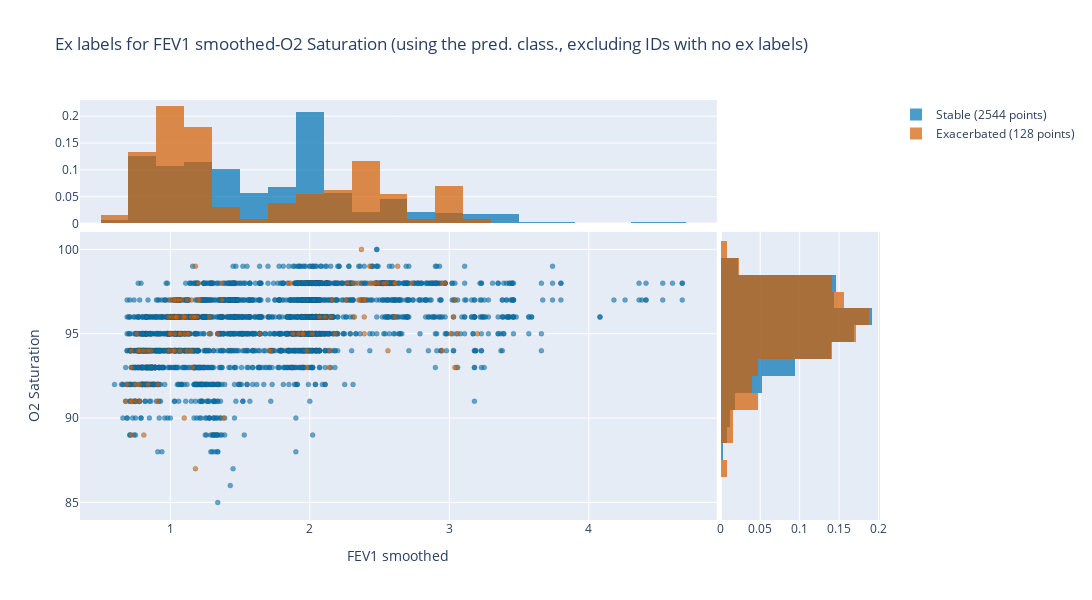
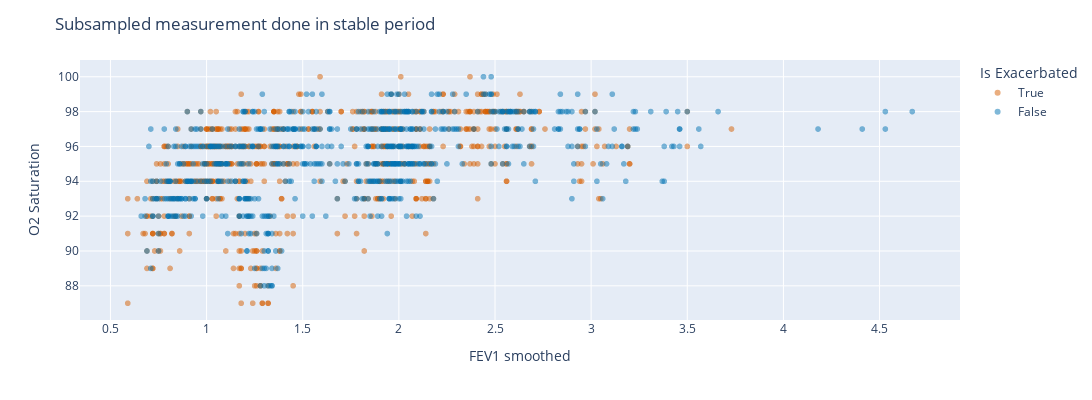

Notebook cell for these charts, in order:
### Code cell
# Smooth
O2_FEV1_processed = smooth(O2_FEV1_processed, ["FEV1", "FEV1 % Predicted"], mode="max")
O2_FEV1_processed = smooth(O2_FEV1_processed, ["O2 Saturation"], mode="mean")
print(
    "Removed {} nan entries after max smoothing, kept {}".format(
        O2_FEV1_processed.isna().sum().max(), O2_FEV1_processed.shape[0]
    )
)
O2_FEV1_processed.dropna(inplace=True)

# Normalise
O2_FEV1_processed = norm_by_stable_baseline(
    O2_FEV1_processed,
    [
        "O2 Saturation",
        "O2 Saturation smoothed",
        "FEV1",
        "FEV1 % Predicted",
        "FEV1 smoothed",
        "FEV1 % Predicted smoothed",
    ],
)

# Settings
prefix, ex_column, x, y = set_x_y_vars(
    with_predicted_labels=True,
    with_predicted_fev1=False,
    is_smoothed_fev=True,
    is_smoothed_o2=False,
    is_normalised=False,
    exclude_no_ex_ids=exclude_no_ex_ids,
)

title = "Ex labels for {}-{} ({})".format(x, y, prefix)

is_partitioned = False
if not is_partitioned:
    # Plot O2-FEV with respective displots
    fig = plot_o2_fev_with_displots(O2_FEV1_processed, x, y, "Exacerbation State", title)
    fig.show()
    # fig.write_image(
    #     f"{plotsdir}/{title}.pdf",
    #     width=1400,
    #     height=600,
    # )

    # Plot subsampled O2-FEV scatter
    fig = plot_subsampled_scatter(x, y, O2_FEV1_processed, random_state=7)
    fig.show()

else:
    # Use partitioned data. Note that this requires smoothed True and Predicted FEV1 False

    predicted_fev1_thresholds = [2.4, 3.2, 4]

    # Print number of uniaue ID
    print(
        "There are {} different individuals".format(len(O2_FEV1_processed.ID.unique()))
    )

    # Filter by unique ID
    O2_FEV1_processed = O2_FEV1_processed.groupby("ID").filter(lambda l: len(l) > 1)
    # Check if individual's Predicted FEV1 position wrt to groups thresholds
    O2_FEV1_processed["Predicted FEV1 Group"] = O2_FEV1_processed[
        "Predicted FEV1"
    ].apply(lambda l: value_to_group(l, predicted_fev1_thresholds))

    # Create a for loop for each Group
    # parition_variable = 'FEV1 % Predicted smoothed'
    parition_variable = "Predicted FEV1"

    for fev_group in O2_FEV1_processed[parition_variable + " Group"].unique():
        mask = O2_FEV1_processed[parition_variable + " Group"] == fev_group
        # Count patients
        n_patients = len(O2_FEV1_processed[mask].ID.unique())

        # Plot scatter plot using plotly with O2_FEV1_processed[mask], x, y, ex_column with color from get_ex_color() and get_stable_color()
        fig = px.scatter(
            O2_FEV1_processed[mask],
            x=x,
            y=y,
            color=ex_column,
            color_discrete_sequence=[get_stable_color(), get_ex_color()],
        )
        # Set x axes range to min max of O2_FEV1_processed[x]
        fig.update_xaxes(
            range=[O2_FEV1_processed[x].min() * 0.95, O2_FEV1_processed[x].max() * 1.05]
        )
        fig.update_layout(
            title="{} patients, {} {}".format(n_patients, parition_variable, fev_group)
        )

        fig.show()
        fig.write_image(
            "{}/Ex labels {} {}-{} group {}.pdf".format(
                plotsdir, prefix, x, y, fev_group
            ),
            width=1400,
            height=600,
        )

# Save O2_FEV1_processed to excel file in plotsdir
O2_FEV1_processed.to_excel(plotsdir + "O2_FEV1_processed.xlsx")

### Figure 1 — Plotly figure (JSON) as saved in the notebook; plotly's stock layout.template omitted (floating-point values rounded to 4 significant figures; data arrays with more than 128 entries replaced by an {"elided": "..."} marker saying what was removed)
{"data": [{"marker": {"color": "rgba(000,114,178,0.6)", "line": {"color": "DarkSlateGrey", "width": 0.2}, "size": 5}, "mode": "markers", "showlegend": false, "type": "scatter", "x": {"elided": "2544 float values"}, "xaxis": "x3", "y": {"elided": "2544 int values"}, "yaxis": "y3"}, {"marker": {"color": "rgba(213,094,000,0.6)", "line": {"color": "DarkSlateGrey", "width": 0.2}, "size": 5}, "mode": "markers", "showlegend": false, "type": "scatter", "x": [1.72, 2.11, 2.16, 1.88, 1.38, 1.18, 1.1, 1.11, 1.03, 1.03, 1.03, 1.12, 1.12, 1.06, 1.07, 1.02, 1.12, 1.09, 1.1, 1.1, 1.15, 1.15, 1.15, 1.1, 1.06, 1.01, 1.03, 1.05, 1.05, 1.05, 1.04, 1.04, 3.06, 3.05, 3.01, 3.03, 3.04, 3.04, 3.2, 2.97, 2.95, 2.95, 2.47, 2.31, 2.43, 2.43, 2.35, 2.37, 2.73, 2.63, 2.56, 2.55, 2.61, 2.53, 2.49, 2.46, 1.18, 0.86, 0.91, 0.91, 0.84, 0.84, 0.72, 0.72, 0.72, 0.72, 0.75, 0.75, 0.78, 0.78, 0.68, 0.72, 0.69, 1.13, 1.28, 1.28, 1.06, 1.04, 1, 1.92, 2.14, 2.14, 2.07, 1.98, 1.98, 1.95, 1.95, 1.85, 2.02, 1.37, 1.37, 1.34, 0.99, 2.39, 2.39, 2.26, 2.18, 2.61, 2.61, 2.35, 2.15, 2.32, 2.27, 2.39, 2.39, 2.36, 1.08, 1.03, 1, 1, 0.77, 0.78, 0.76, 0.81, 0.81, 1.86, 1.2, 1.2, 1.19, 1.18, 1.17, 1.21, 1.16, 1.07, 1.07, 0.99, 1.71, 1.64], "xaxis": "x3", "y": [94, 96, 97, 95, 90, 87, 90, 96, 96, 94, 95, 94, 95, 97, 95, 94, 97, 96, 95, 96, 97, 94, 96, 96, 97, 96, 97, 96, 96, 97, 96, 96, 95, 93, 95, 96, 97, 93, 95, 98, 94, 98, 98, 98, 98, 99, 98, 100, 98, 99, 94, 98, 96, 98, 98, 98, 99, 94, 92, 91, 92, 94, 91, 91, 93, 94, 91, 92, 91, 92, 91, 89, 92, 95, 96, 95, 97, 96, 95, 95, 94, 93, 96, 93, 94, 95, 95, 98, 95, 97, 98, 95, 94, 97, 97, 97, 95, 98, 98, 97, 96, 96, 98, 96, 95, 97, 97, 97, 97, 95, 94, 94, 95, 89, 94, 98, 97, 98, 96, 96, 96, 97, 93, 95, 94, 96, 94, 95], "yaxis": "y3"}, {"histnorm": "probability", "marker": {"color": "rgba(000,114,178,0.7)"}, "nbinsx": 40, "showlegend": false, "type": "histogram", "x": {"elided": "2544 float values"}, "xaxis": "x", "yaxis": "y"}, {"histnorm": "probability", "marker": {"color": "rgba(213,094,000,0.7)"}, "nbinsx": 25, "showlegend": false, "type": "histogram", "x": [1.72, 2.11, 2.16, 1.88, 1.38, 1.18, 1.1, 1.11, 1.03, 1.03, 1.03, 1.12, 1.12, 1.06, 1.07, 1.02, 1.12, 1.09, 1.1, 1.1, 1.15, 1.15, 1.15, 1.1, 1.06, 1.01, 1.03, 1.05, 1.05, 1.05, 1.04, 1.04, 3.06, 3.05, 3.01, 3.03, 3.04, 3.04, 3.2, 2.97, 2.95, 2.95, 2.47, 2.31, 2.43, 2.43, 2.35, 2.37, 2.73, 2.63, 2.56, 2.55, 2.61, 2.53, 2.49, 2.46, 1.18, 0.86, 0.91, 0.91, 0.84, 0.84, 0.72, 0.72, 0.72, 0.72, 0.75, 0.75, 0.78, 0.78, 0.68, 0.72, 0.69, 1.13, 1.28, 1.28, 1.06, 1.04, 1, 1.92, 2.14, 2.14, 2.07, 1.98, 1.98, 1.95, 1.95, 1.85, 2.02, 1.37, 1.37, 1.34, 0.99, 2.39, 2.39, 2.26, 2.18, 2.61, 2.61, 2.35, 2.15, 2.32, 2.27, 2.39, 2.39, 2.36, 1.08, 1.03, 1, 1, 0.77, 0.78, 0.76, 0.81, 0.81, 1.86, 1.2, 1.2, 1.19, 1.18, 1.17, 1.21, 1.16, 1.07, 1.07, 0.99, 1.71, 1.64], "xaxis": "x", "yaxis": "y"}, {"histnorm": "probability", "marker": {"color": "rgba(000,114,178,0.7)"}, "name": "Stable (2544 points)", "type": "histogram", "xaxis": "x4", "y": {"elided": "2544 int values"}, "yaxis": "y4"}, {"histnorm": "probability", "marker": {"color": "rgba(213,094,000,0.7)"}, "name": "Exacerbated (128 points)", "type": "histogram", "xaxis": "x4", "y": [94, 96, 97, 95, 90, 87, 90, 96, 96, 94, 95, 94, 95, 97, 95, 94, 97, 96, 95, 96, 97, 94, 96, 96, 97, 96, 97, 96, 96, 97, 96, 96, 95, 93, 95, 96, 97, 93, 95, 98, 94, 98, 98, 98, 98, 99, 98, 100, 98, 99, 94, 98, 96, 98, 98, 98, 99, 94, 92, 91, 92, 94, 91, 91, 93, 94, 91, 92, 91, 92, 91, 89, 92, 95, 96, 95, 97, 96, 95, 95, 94, 93, 96, 93, 94, 95, 95, 98, 95, 97, 98, 95, 94, 97, 97, 97, 95, 98, 98, 97, 96, 96, 98, 96, 95, 97, 97, 97, 97, 95, 94, 94, 95, 89, 94, 98, 97, 98, 96, 96, 96, 97, 93, 95, 94, 96, 94, 95], "yaxis": "y4"}], "layout": {"barmode": "overlay", "height": 600, "title": {"text": "Ex labels for FEV1 smoothed-O2 Saturation (using the pred. class., excluding IDs with no ex labels)"}, "width": 1400, "xaxis": {"anchor": "y", "domain": [0, 0.796], "matches": "x3", "showticklabels": false}, "xaxis2": {"anchor": "y2", "domain": [0.801, 1], "matches": "x4", "showticklabels": false}, "xaxis3": {"anchor": "y3", "domain": [0, 0.796], "title": {"text": "FEV1 smoothed"}}, "xaxis4": {"anchor": "y4", "domain": [0.801, 1]}, "yaxis": {"anchor": "x", "domain": [0.706, 1]}, "yaxis2": {"anchor": "x2", "domain": [0.706, 1], "matches": "y", "showticklabels": false}, "yaxis3": {"anchor": "x3", "domain": [0, 0.686], "title": {"text": "O2 Saturation"}}, "yaxis4": {"anchor": "x4", "domain": [0, 0.686], "matches": "y3", "showticklabels": false}}}

### Figure 2 — Plotly figure (JSON) as saved in the notebook; plotly's stock layout.template omitted (floating-point values rounded to 4 significant figures; data arrays with more than 128 entries replaced by an {"elided": "..."} marker saying what was removed)
{"data": [{"hovertemplate": "Is Exacerbated=True<br>FEV1 smoothed=%{x}<br>O2 Saturation=%{y}<extra></extra>", "legendgroup": "True", "marker": {"color": "rgba(213,094,000,0.5)", "symbol": "circle"}, "mode": "markers", "name": "True", "showlegend": true, "type": "scattergl", "x": {"elided": "723 float values"}, "xaxis": "x", "y": {"elided": "723 int values"}, "yaxis": "y"}, {"hovertemplate": "Is Exacerbated=False<br>FEV1 smoothed=%{x}<br>O2 Saturation=%{y}<extra></extra>", "legendgroup": "False", "marker": {"color": "rgba(000,114,178,0.5)", "symbol": "circle"}, "mode": "markers", "name": "False", "showlegend": true, "type": "scattergl", "x": {"elided": "723 float values"}, "xaxis": "x", "y": {"elided": "723 int values"}, "yaxis": "y"}], "layout": {"height": 400, "legend": {"title": {"text": "Is Exacerbated"}, "tracegroupgap": 0}, "margin": {"t": 60}, "title": {"text": "Subsampled measurement done in stable period"}, "width": 1150, "xaxis": {"anchor": "y", "domain": [0, 1], "title": {"text": "FEV1 smoothed"}}, "yaxis": {"anchor": "x", "domain": [0, 1], "title": {"text": "O2 Saturation"}}}}
